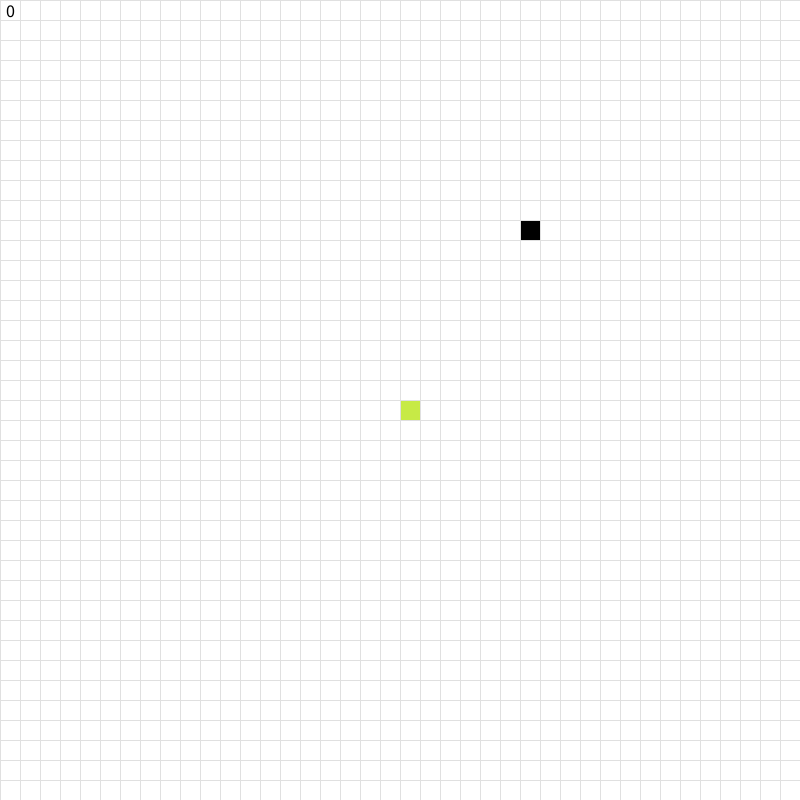
Frame 1 (no input)
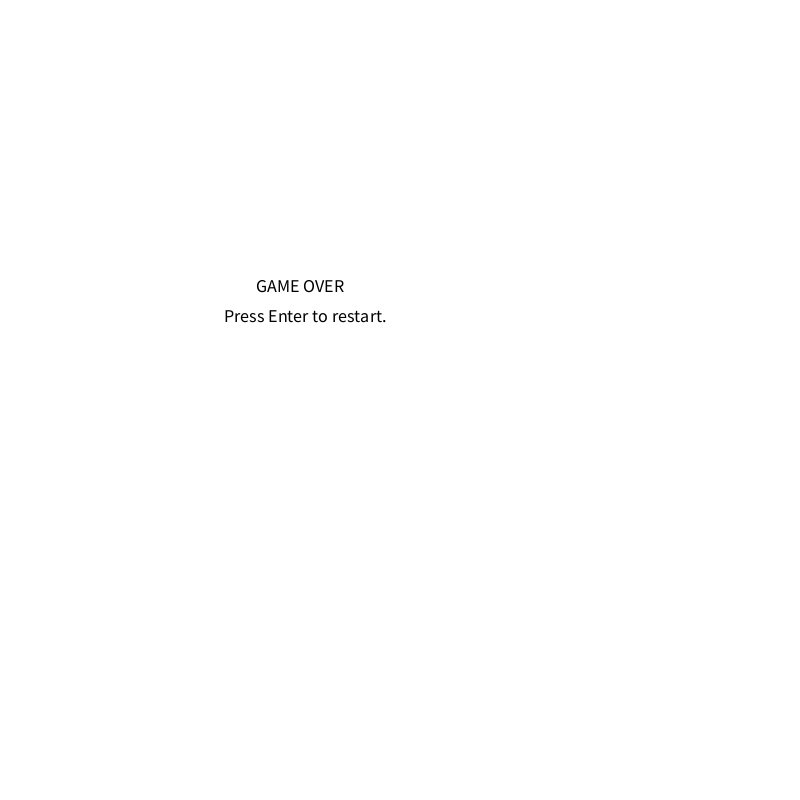
Frame 60 (the mouse pressed at the canvas centre just before this capture)
Frame 120 (the mouse held since frame 60 and released just before this capture): identical to frame 60, image omitted

The Processing sketch that drew these frames (run headless with seeded random() and noise(); from frame 60 on, the mouse is pressed at the canvas centre):

// Processing sketch: Snake_Jared
// ── Snake_Jared.pde
// Jared Halls, Michael Lam, Vinay Meldrum
// June 2018
// Coding Challenge 3: Snake game created from scratch

// Declaring variables
boolean isCollision = false, up = false, down = false, left = false, right = true;
int widthOfSquare = 20;

// Declaring instances
SnakeCharacter snake = new SnakeCharacter();
Fruit fruit = new Fruit();

// Initial setup
void setup() {
  size(800, 800);
  textAlign(CENTER, CENTER);
  textSize(18);
  frameRate(10);
  snake.setFruit(fruit.fruitPoint);
}

// Runs game
void draw() {
  background(255);
  if (!isGameOver()) { // Runs game only when isGameOver is false
    drawGrid(); // Draws grid on screen
    snake.create(); // Creates snake on screen
    isCollision = snake.move(); // Boolean checks if snake will continue moving
    snake.score(); // Displays number of fruit collected
    fruit.display(); // Displays fruit on screen
  } else {
    gameOver(); // Runs gameOver() if snake touches border or itself
  }
  if (isCollision) { // Creates new coordinates for fruit when snake touches it 
    fruit = new Fruit(); // Creates new fruit coordinates
    snake.setFruit(fruit.fruitPoint); // Sets fruit coordinates to the new one made above
  }
}

// Draws 30 x 30 grid
void drawGrid() {
  stroke(224, 224, 224);
  for (int i = 0; i < 40; i++) {
    line(i*widthOfSquare, 0, i*widthOfSquare, 800);
    line(0, i*widthOfSquare, 800, i*widthOfSquare);
  }
}

// Sets isGameOver to true if snake touched border or itself
boolean isGameOver() {
  return snake.isSnakeTouched() || snake.isBorderTouched();
}

// Displays Game Over screen
void gameOver() {
  text("GAME OVER", 300, 285);
  text("Press Enter to restart.", 305, 315);
  if (keyCode == ENTER || keyCode == RETURN) { // Restarts game when Enter is pressed
    snake.reset();
    keyCode = ALT; // Resets keyCode to prevent game from resetting automatically upon next Game Over
  }
}

// Allows snake movement, but inhibits opposite movement
void keyPressed() {
  if (keyCode == UP) {
    if (!down) {
      snake.direction(0, -1);
      up = true;
      down = false;
      right = false;
      left = false;
    }
  } else if (keyCode == DOWN) {
    if (!up) {
      snake.direction(0, 1);
      down = true;
      up = false;
      right = false;
      left = false;
    }
  } else if (keyCode == LEFT) {
    if (!right) {
      snake.direction(-1, 0);
      down = false;
      up = false;
      left = true;
      right = false;
    }
  } else if (keyCode == RIGHT) {
    if (!left) {
      snake.direction(1, 0);  
      down = false;
      up = false;
      right = true;
      left = false;
    }
  }
}
// ── Fruit.pde
class Fruit {
  Point fruitPoint = new Point();

  Fruit() {
    fruitPoint.x = (int(random(1, 40)));
    fruitPoint.y = (int(random(1, 40)));
  }
  void display() {
    fill(0);
    rect(fruitPoint.x*20, fruitPoint.y*20, 20, 20);
  }

  void reset() {
    fruitPoint.x = (int(random(1, 40)));
    fruitPoint.y = (int(random(1, 40)));
  }
}
// ── Point.pde
class Point {
  int x, y, x2, y2;
  Point(int tempX, int tempY) {
    x = tempX;
    y = tempY;
  }
  Point() {
  }
}

// ── Point2.pde
class Point2 {
  int x2, y2;
  Point2(int tempX2, int tempY2) {
    x2 = tempX2;
    y2 = tempY2;
  }
  Point2() {
  }
}

// ── SnakeCharacter.pde
// Jared Halls, Michael Lam, Vinay Meldrum
// June 2018
// This class serves as the function of the snake, including its movement and its collision with objects.

class SnakeCharacter {
  // Declaring variables
  int xSpeed = 1, ySpeed = 0;

  // Declaring instances and lists
  Point fruit;
  ArrayList<Point> pointList = new ArrayList<Point>();

  // Constructor that adds to snake length
  SnakeCharacter() {
    pointList.add(new Point(20, 20));
  }

  // Displays score (length of snake)
  void score() {
    fill(0);
    text(pointList.size()-1, 10, 10);
  }

  // Creates snake
  void create() {
    fill(199, 234, 70);
    for (Point point : pointList) { // Draws as many squares as fruit collected
      rect(point.x*20, point.y*20, 20, 20); // Draws snake square on a grid space
    }
  }

  // Moves snake's direction by key press
  void direction(int x, int y) {
    xSpeed = x;
    ySpeed = y;
  }

  // Boolean checks if snake will move, then draws head accordingly
  boolean move() {
    // Gets snake head from list
    Point head = pointList.get(0);

    // Gets coordinates from snake head
    int xHead = head.x;
    int yHead = head.y;

    // Calculates the position of the new snake head
    int newHeadx = xHead + xSpeed;
    int newHeady = yHead + ySpeed;

    // Creates the new snake head and adds it to the beginning of the list
    Point newHead = new Point(newHeadx, newHeady);
    pointList.add(0, newHead);

    // Removes the snake tail if there is no collision
    boolean isCollision = isFruitTouched(newHead);
    if (!isCollision) {
      pointList.remove(pointList.size() - 1);
    }
    return isCollision;
  }

  // Sets temporary fruit coordinates 
  void setFruit(Point tempFruit) {
    fruit = tempFruit;
  }

  // Boolean checks if a fruit was touched
  boolean isFruitTouched(Point snakeHead) {
    if (snakeHead.x == fruit.x && snakeHead.y == fruit.y) {
      return true;
    } else {
      return false;
    }
  }

  // Boolean checks if the border was touched
  boolean isBorderTouched() {
    if (pointList.get(0).x < 0 || pointList.get(0).y < 0 || pointList.get(0).x >= 40 || pointList.get(0).y >= 40) {
      return true;
    } 
    return false;
  }

  // Boolean checks if snake touched it self
  boolean isSnakeTouched() {
    Point snakeHead = pointList.get(0);
    for (int i = 1; i < pointList.size(); i++) {
      if (snakeHead.x == pointList.get(i).x && snakeHead.y == pointList.get(i).y) {
        return true;
      }
    }
    return false;
  }

  // Resets variables and snake length
  void reset() {
    xSpeed = 1;
    ySpeed = 0;
    pointList = new ArrayList<Point>();
    pointList.add(new Point(15, 15));
  }
}
